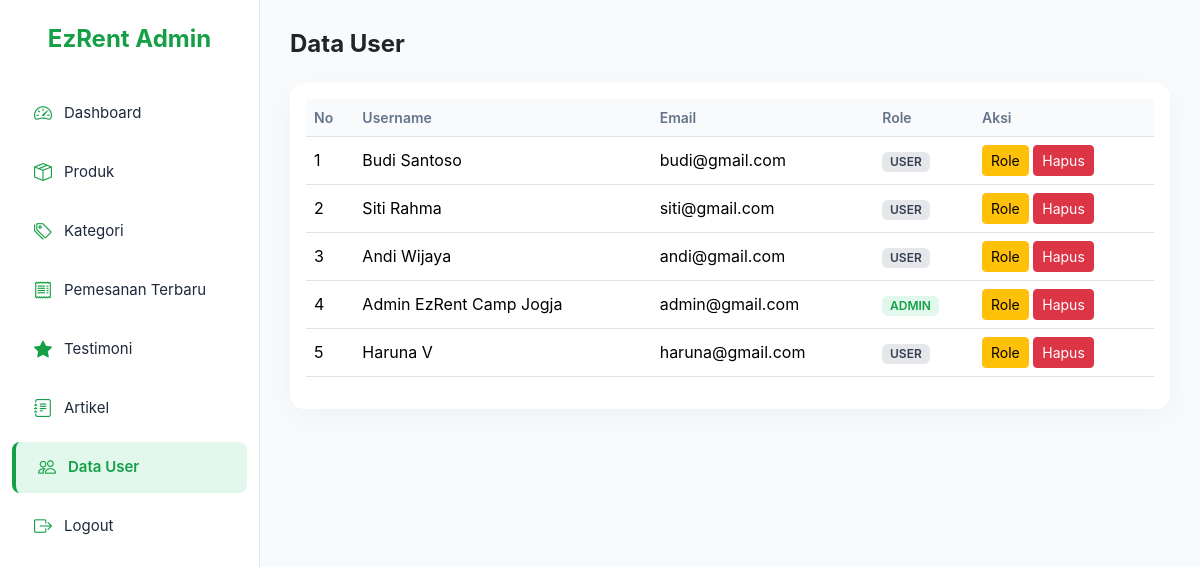
The app's page /index.php/admin/user with its own data.
### tables this page shows
CREATE TABLE `users` (
  `id_user` int(11) NOT NULL,
  `nama_lengkap` varchar(100) DEFAULT NULL,
  `email` varchar(100) DEFAULT NULL,
  `password` varchar(255) DEFAULT NULL,
  `no_telepon` varchar(20) DEFAULT NULL,
  `alamat` text DEFAULT NULL,
  `role` varchar(20) DEFAULT NULL,
  `status` varchar(20) DEFAULT NULL,
  `created_at` timestamp NOT NULL DEFAULT current_timestamp(),
  `updated_at` timestamp NOT NULL DEFAULT current_timestamp() ON UPDATE current_timestamp()
);

### application/controllers/admin/User.php (called while the page is built, shortened)
<?php
class User extends CI_Controller {
    public function __construct()
    {
        $this->load->model('User_model');
    }
    public function index()
    {
        $data['title'] = 'Data User';
        $data['users'] = $this->User_model->get_all_user();
        $this->load->view('admin/user/index', $data);
    }
}

### index.php (called while the page is built, shortened)
<?php
require_once BASEPATH.'core/CodeIgniter.php';

### application/models/User_model.php (called while the page is built, shortened)
<?php
class User_model extends CI_Model {
    public function get_all_user()
    {
        return $this->db->get('users')->result();
    }
}

### application/views/admin/user/index.php (the view, shortened to what this page needs)
<!DOCTYPE html>
<html lang="id">
<head>
    <link href="https://cdn.jsdelivr.net/npm/bootstrap@5.3.2/dist/css/bootstrap.min.css" rel="stylesheet">
    <link href="https://cdn.jsdelivr.net/npm/bootstrap-icons@1.11.1/font/bootstrap-icons.css" rel="stylesheet">
</head>
<body>
<div class="sidebar" id="sidebar">
    <h4>EzRent Admin</h4>
    <nav class="nav flex-column">
        <a class="nav-link" href="<?= base_url('admin/dashboard'); ?>"><i class="bi bi-speedometer2"></i> Dashboard</a>
        <a class="nav-link" href="<?= base_url('admin/produk'); ?>"><i class="bi bi-box-seam"></i> Produk</a>
        <a class="nav-link" href="<?= base_url('admin/kategori'); ?>"><i class="bi bi-tags"></i> Kategori</a>
        <a class="nav-link" href="<?= base_url('admin/pemesanan'); ?>"><i class="bi bi-receipt"></i> Pemesanan Terbaru</a>
        <a class="nav-link" href="<?= base_url('admin/testimoni'); ?>"><i class="bi bi-star-fill"></i> Testimoni</a>
        <a class="nav-link" href="<?= base_url('admin/artikel'); ?>"><i class="bi bi-journal-text"></i> Artikel</a>
        <a class="nav-link active" href="<?= base_url('admin/user'); ?>"><i class="bi bi-people"></i> Data User</a>
        <a class="nav-link" href="<?= base_url('auth/logout'); ?>"><i class="bi bi-box-arrow-right"></i> Logout</a>
    </nav>
</div>
<div class="main-content">
    <h4 class="fw-bold mb-4">Data User</h4>
    <div class="card">
        <div class="card-body">
            <table class="table align-middle">
                <thead>
                    <tr>
                        <th>No</th>
                        <th>Username</th>
                        <th>Email</th>
                        <th>Role</th>
                        <th width="180">Aksi</th>
                    </tr>
                </thead>
                <tbody>
                <?php $no=1; foreach($users as $u): ?>
                    <tr>
                        <td><?= $no++ ?></td>
                        <td><?= $u->nama_lengkap ?></td>
                        <td><?= $u->email ?></td>
                        <td>
                            <span class="badge <?= ($u->role=='admin') ? 'badge-admin' : 'badge-user' ?>">
                                <?= strtoupper($u->role) ?>
                            </span>
                        </td>
                        <td>
                            <a href="<?= base_url('admin/user/change_role/'.$u->id_user) ?>"
                               class="btn btn-warning btn-sm"
                               onclick="return confirm('Ubah role user ini?')">
                                Role
                            </a>
                            <a href="<?= base_url('admin/user/delete/'.$u->id_user) ?>"
                               class="btn btn-danger btn-sm"
                               onclick="return confirm('Hapus user ini?')">
                                Hapus
                            </a>
                        </td>
                    </tr>
                <?php endforeach ?>
                </tbody>
            </table>
        </div>
    </div>
</div>
</body>
</html>

### application/views/admin/user/index.php (style rules this page uses)
body { background: #f8fafc; font-family: 'Inter', sans-serif; }
.sidebar { width: 260px; background-color: #ffffff; height: 100vh; position: fixed; left: 0; top: 0; padding-top: 25px; transition: 0.3s; z-index: 1000; border-right: 1px solid #e2e8f0; }
.sidebar h4 { color: #159F46; text-align: center; font-weight: 700; margin-bottom: 30px; }
.nav-link { color: #1e293b !important; padding: 12px 22px; font-size: 15px; display: flex; align-items: center; gap: 12px; border-radius: 8px; margin: 4px 12px; transition: 0.2s ease; }
.nav-link i { color: #159F46; font-size: 18px; }
.nav-link.active { background: #e2f8ec; border-left: 4px solid #159F46; color: #159F46 !important; font-weight: 600; }
.main-content { margin-left: 260px; padding: 30px; transition: 0.3s; }
.card { border: none; border-radius: 14px; box-shadow: 0 8px 30px rgba(0,0,0,.04); }
.table th { color: #64748b; font-weight: 600; font-size: 14px; background: #f8fafc; }
.badge-admin { background: #e2f8ec; color: #159F46; font-weight: 600; }
.badge-user { background: #e5e7eb; color: #374151; font-weight: 600; }

### records on screen
users: nama_lengkap "Budi Santoso", email "budi@gmail.com", role "USER"
users: nama_lengkap "Siti Rahma", email "siti@gmail.com", role "USER"
users: nama_lengkap "Andi Wijaya", email "andi@gmail.com", role "USER"
users: nama_lengkap "Admin EzRent Camp Jogja", email "admin@gmail.com", role "ADMIN"
users: nama_lengkap "Haruna V", email "haruna@gmail.com", role "USER"
